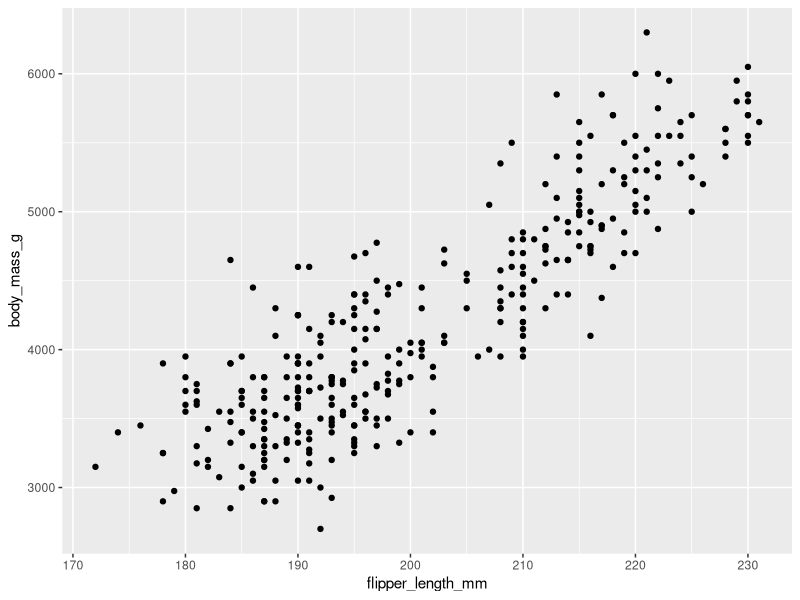
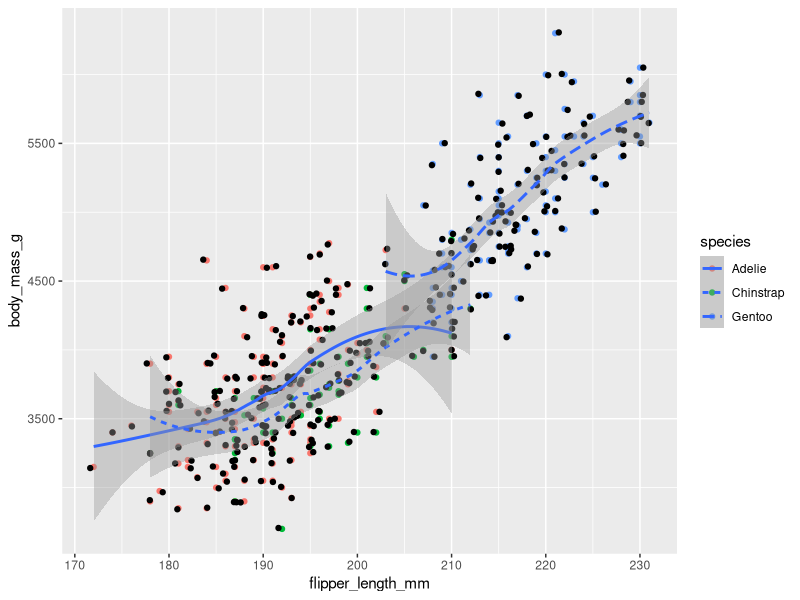
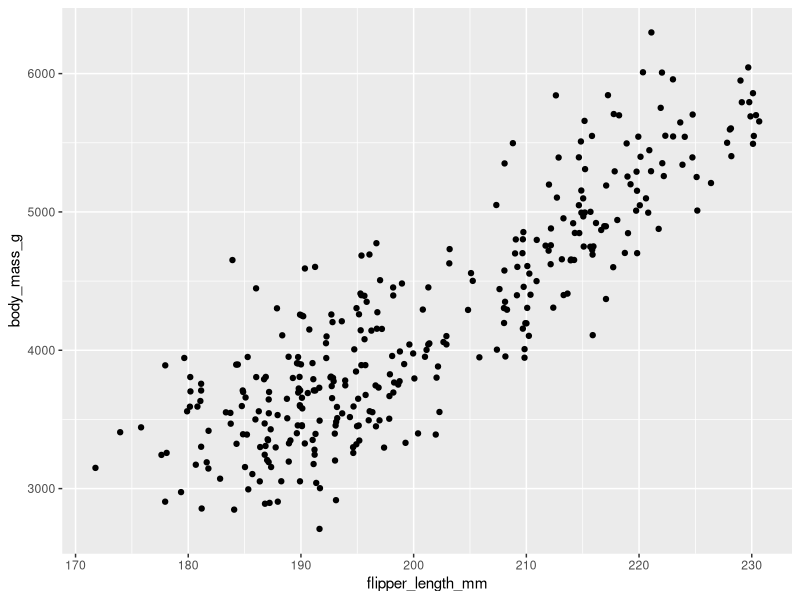
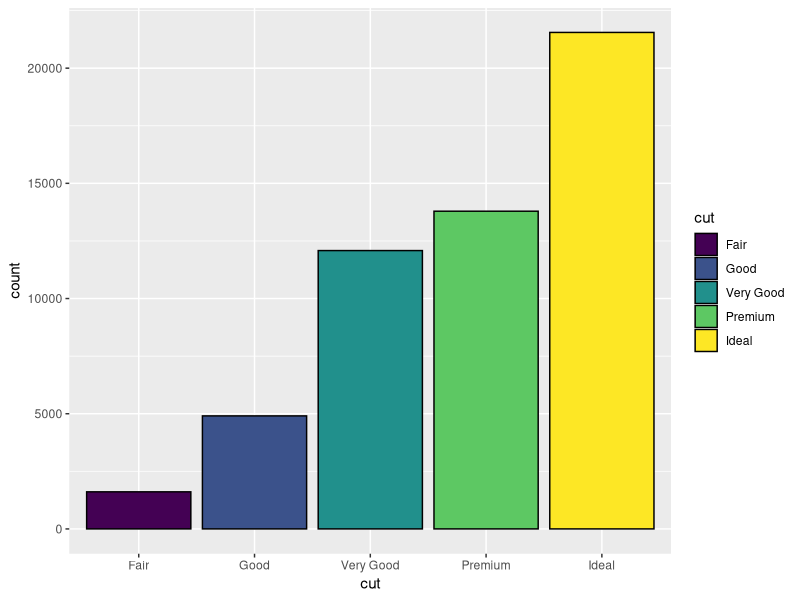
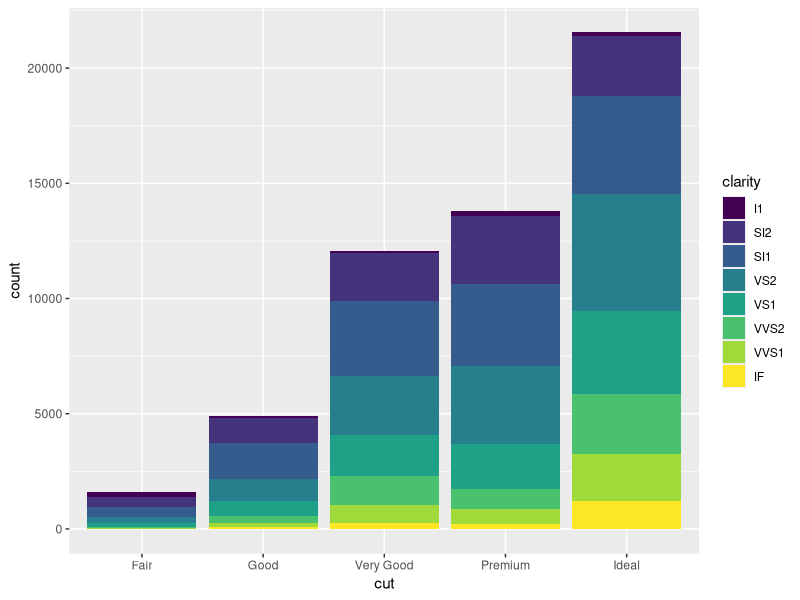
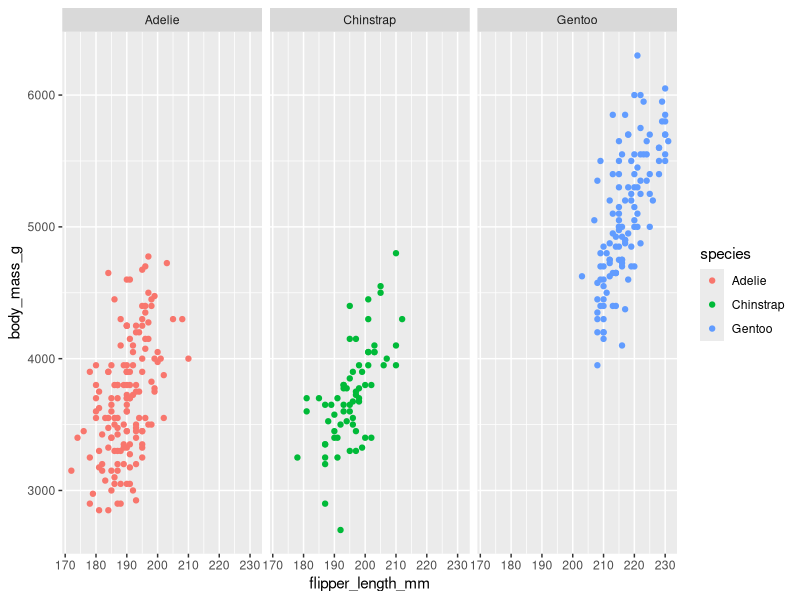
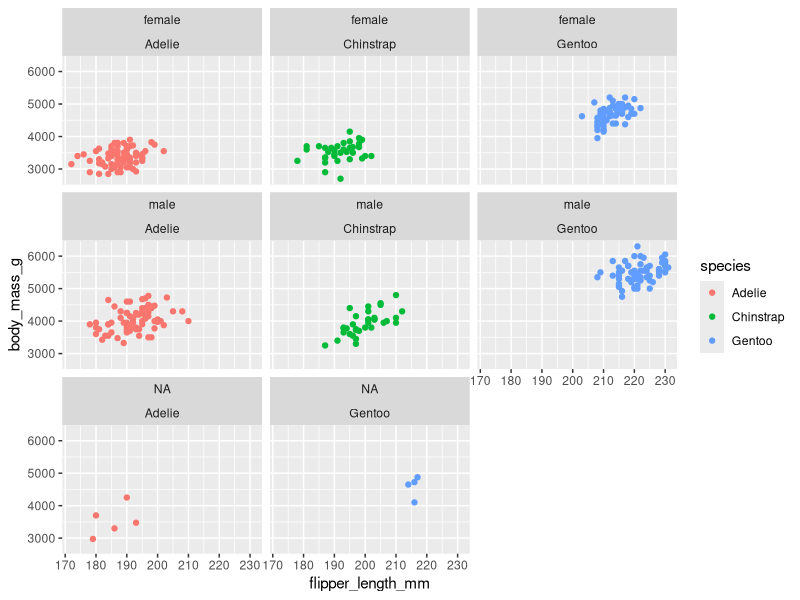
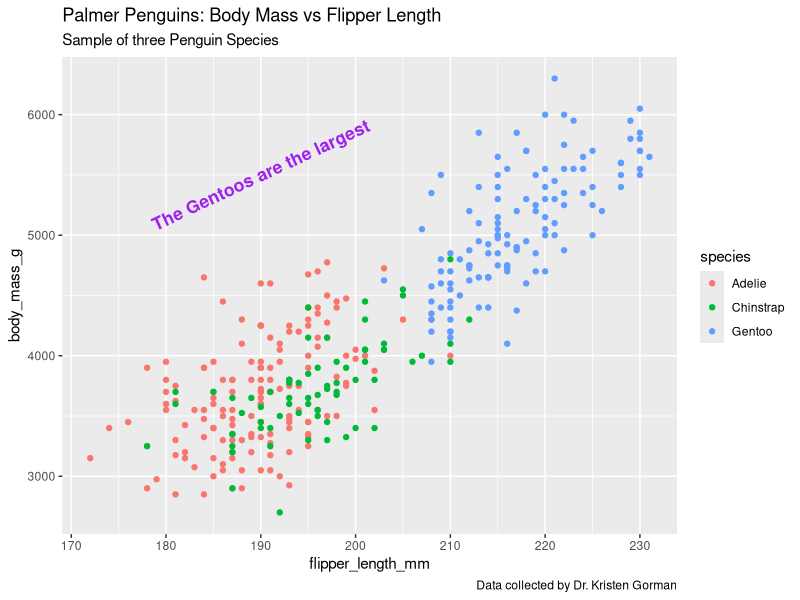

Recreate these plots in R, in order.
library("tidyverse")
library(palmerpenguins)

# Basic Chart
ggplot(data = penguins) + geom_point(mapping = aes(x = flipper_length_mm, y = body_mass_g))


# Scatter, Jitter, and Line Plot
ggplot(data = penguins, mapping = aes(x = flipper_length_mm, y = body_mass_g)) + 
  geom_point(aes(color = species)) +
  geom_jitter(aes(linetype = species)) + 
  geom_smooth(aes(linetype = species))

ggplot(data = penguins, mapping = aes(x = flipper_length_mm, y = body_mass_g)) + 
  geom_jitter(aes(linetype = species))


# Bar charts
ggplot(data = diamonds,
       mapping = aes(x = cut)) +
  geom_bar(aes(fill = cut), color = "black")

# Stacked bar
ggplot(data = diamonds,
       mapping = aes(x = cut)) +
  geom_bar(aes(fill = clarity))


# Facet Wrap for single variables
ggplot(data = penguins, mapping = aes(x = flipper_length_mm, y = body_mass_g)) + 
  geom_point(aes(color = species)) +
  facet_wrap(~species)


# Facet grid for two variables
ggplot(data = penguins, mapping = aes(x = flipper_length_mm, y = body_mass_g)) + 
  geom_point(aes(color = species)) +
  facet_wrap(sex~species)


# Adding titles
ggplot(data = penguins, mapping = aes(x = flipper_length_mm, y = body_mass_g)) + 
  geom_point(aes(color = species)) +
  labs(
    title = "Palmer Penguins: Body Mass vs Flipper Length",
    subtitle = "Sample of three Penguin Species",
    caption = "Data collected by Dr. Kristen Gorman"
  ) +
  annotate("text", 
           x = 190, 
           y = 5500, 
           label = "The Gentoos are the largest",
           color = "purple",
           fontface = "bold",
           size = 4.5,
           angle = 25)
